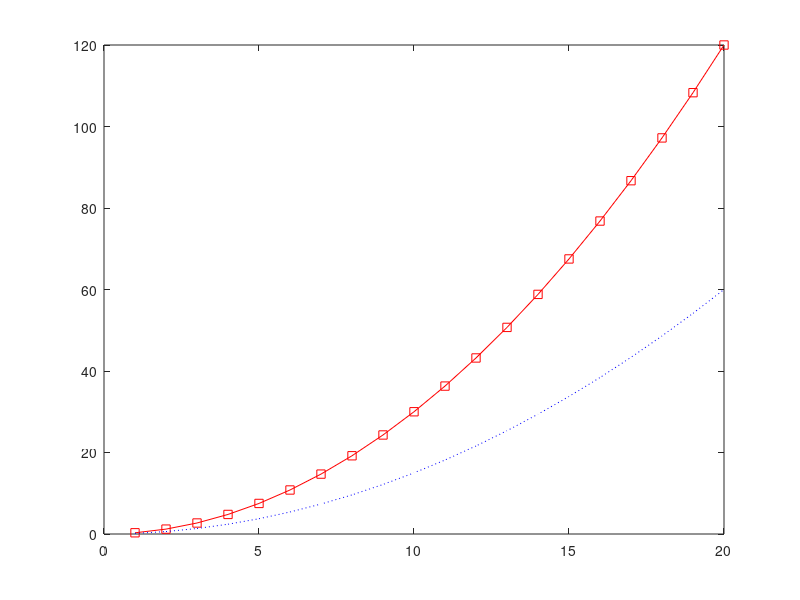

Write the MATLAB code that produced this figure.
%% aFirstScript - a simple script that plots a noisy line
%
%        A bit more detail about what this function does.
%        This is a version of a script that would end up 
%        being called myFirstScript if you follow the materials
% 
% ds - 20140306 - (who wrote it and when)
%    - 20140312 - fixed problem with the noisy line
%
% see also: randn, colon

%% create a variable n with a value of 20
n = 20;

%% a vector t containing 1 to n (in steps of 1) 
t = 1:n;     % 
% t = 1:1:n; % is also correct

%% a vector sig that is equal to 0.3 times the square of t
sig = 0.3 .* (t.^2);

%% make a new figure window and plot
figure
plot(t, sig)

xlabel('Time (s)')
ylabel('Signal (my units)')
title('My first Matlab plot of y(t) = 0.3 * t^2')

%% plot symbols and line styles
plot(t, sig, 'rs-' ) % red, square symbols, solid line

plot(t, sig, 'rs-', ...
     t, sig./2, 'b:' ) 
